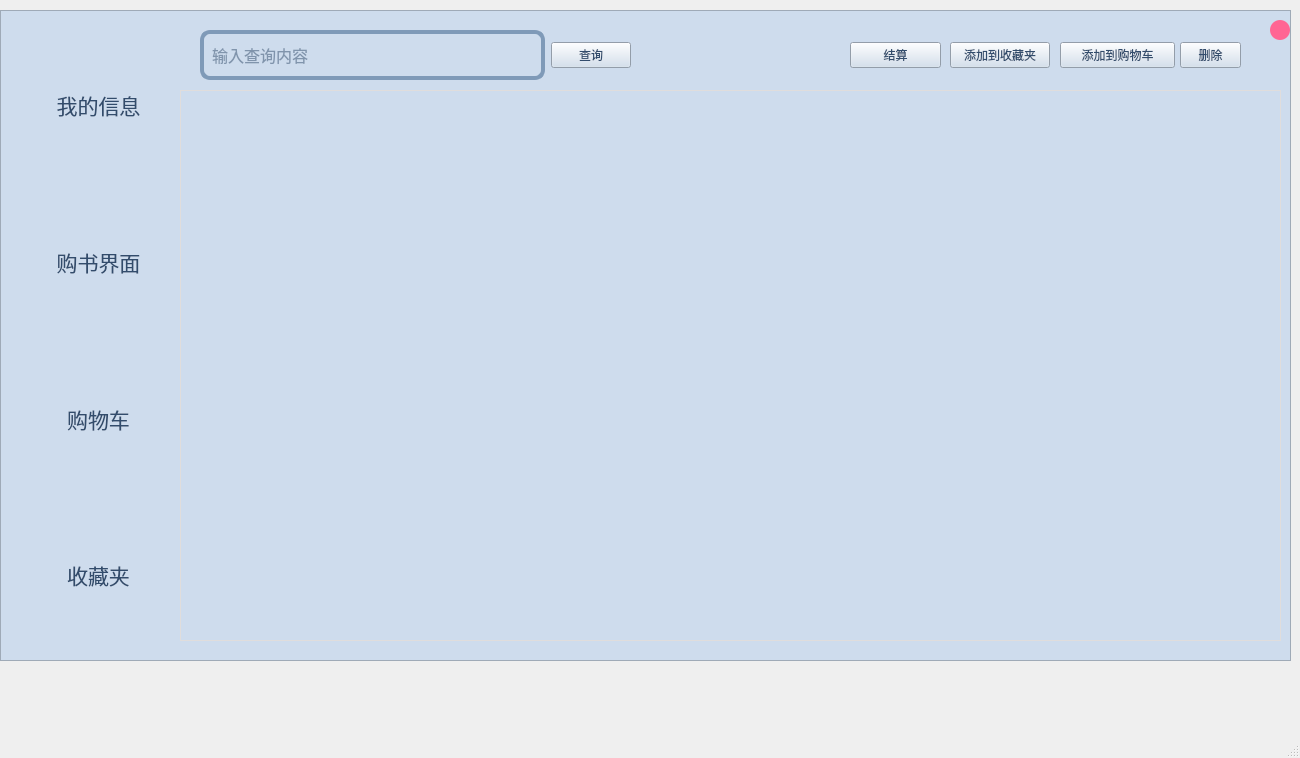
<?xml version="1.0" encoding="UTF-8"?>
<ui version="4.0">
 <class>MainWindow</class>
 <widget class="QMainWindow" name="MainWindow">
  <property name="geometry">
   <rect>
    <x>0</x>
    <y>0</y>
    <width>1300</width>
    <height>758</height>
   </rect>
  </property>
  <property name="windowTitle">
   <string>MainWindow</string>
  </property>
  <widget class="QWidget" name="centralwidget">
   <widget class="QFrame" name="frame">
    <property name="geometry">
     <rect>
      <x>0</x>
      <y>10</y>
      <width>1291</width>
      <height>651</height>
     </rect>
    </property>
    <property name="styleSheet">
     <string notr="true">/*??*/
QWidget
{
color: rgb(50,76,108);  /*????*/
background-color: rgb(206,220,237); /*???*/

}
QWidget#Contents
{
    color: rgb(50,76,108);  /*????*/
    background-color: rgb(206,220,237); /*???*/
}
/*??????*/
QPushButton#btnLogin,#btnLogout,#btnHide,#btnUpdate,#btnSure,#btnAdd,#btnDel
{
    background-color:rgba(189,209,233);/*???*/
    min-height:30px; /*????*/
    min-width:180px; /*????*/
    border-style:solid;/*???? solid?? none??? inset/outset 3D??*/
    border-width:4px; /*??????*/
    border-radius:10px;/*????????*/
    border-color:rgba(127,154,184);/*????*/
    font-size:12pt;/*?? ????*/
    color: rgb(50,76,108);/*????*/
    padding:6px; /*??*/
}
/*??????*/
QPushButton:pressed
{
    background-color:rgba(192,240,255);/*???*/
    border-color:rgba(127,154,184);/*????*/
    border-style:solid;/*???? solid?? none??? inset/outset 3D??*/
    color: rgb(50,76,108);/*????*/
}
/*??????*/
QPushButton#btnLogin:hover,#btnLogout:hover,#btnHide:hover,#btnUpdate:hover,#btnSure:hover,#btnAdd:hover,#btnDel:hover
{
    background-color:rgba(192,221,244);/*???*/
    border-color:rgba(127,154,184);/*????*/
    color: rgb(50,76,108);/*????*/
}
QLineEdit
{
    background-color:rgb(206,220,237);/*???*/
    min-height:30px; /*????*/
    min-width:180px; /*????*/
    border-style:solid;/*???? solid?? none??? inset/outset 3D??*/
    border-width:4px; /*??????*/
    border-radius:10px;/*????????*/
    border-color:rgba(127,154,184);/*????*/
    font-size:12pt;/*?? ????*/
    color: rgb(50,76,108);/*????*/
    padding:6px;/*??*/
}
QCheckBox
{
    color:rgb(50,76,108);/*????*/
    background-color:rgb(206,220,237);/*???*/
}
QComboBox
{
    background-color:rgb(206,220,237);
    color:rgb(50,76,108);/*????*/
    border-style:solid;/*???? solid?? none??? inset/outset 3D??*/
    border-width:4px;/*??????*/
    border-radius:10px;/*????????*/
    border-color:rgba(127,154,184);/*????*/
    min-height:35px; /*????*/
    font-size:12pt;
}
/*??????????*/
QComboBox::drop-down
{
     width:20px;
     border:none;
     background:transparent;
 }
/*????????*/
QComboBox::down-arrow
{
    image:url(:/image/array_down.png);
}
/*??????????*/
QComboBox QAbstractItemView
{
 background-color: rgb(206,220,237); /*???*/
    color: rgb(50,76,108);/*????*/
outline:none;
}
/*??????item*/
QComboBox QAbstractItemView::item
{
    height:30px;
    color:rgb(50,76,108);/*????*/
}
/*???item??*/
QComboBox QAbstractItemView::item:selected
{
    background-color:rgb(206,220,237); /*???*/
    color:rgb(50,76,108);/*????*/
}
QLabel
{
    color:rgb(50,76,108);/*????*/
font-size:12pt;
border:none;/*????*/
}
QTabWidget
{
    background-color: rgb(206,220,237); /*???*/
    color:rgb(50,76,108);/*????*/
}
QTabBar::tab
{
    background-color:rgb(206,220,237); /*???*/
    color:rgb(50,76,108);/*????*/
    font-size:12pt;/*????*/
    height:30px; /*??*/
    min-width:100px;/*??*/
    border-top-left-radius:4px;/*??????????*/
    border-top-right-radius:4px;/*??????????*/
    margin-right: 5px;/*???  ????*/
    padding-left:5px;/*???--????*/
    padding-right:5px;/*???--????*/
}
QTabBar::tab:hover
{
    background-color: rgb(206,220,237); /*???*/
}
QTabBar::tab:selected
{
    background-color: rgb(189,209,233); /*???*/
}
QTableView,QTableWidget{
    background-color:rgb(206,220,237); /*???*/
    color:rgb(50,76,108);/*????*/
    selection-background-color:rgba(192,221,244);/*???*/;/*??????*/
    border:1px solid #E0DDDC;/*???1?????*/
    gridline-color:lightgray;/*????????????????*/
    font:bold 12pt;/*?? ????*/
}
/*??????*/
QHeaderView::section{
    background-color:rgb(206,220,237); /*???*/
    border:0px solid #E0DDDC;/*????????0??????????*/
    border-bottom:1px solid #E0DDDC;/*??????????????????????Table?????????2px?????*/
    min-height:30px;;/*????*/
    font-size:12pt;/*????*/
}
QTreeWidget,QTreeView
{
    background-color:rgb(206,220,237); /*???*/
    color:rgb(50,76,108);/*????*/
    selection-background-color:rgba(5,23,200);/*??????*/
    font-size:12pt;/*????*/
}
/*????*/
QTreeWidget::branch:has-children:!has-siblings:closed,
QTreeWidget::branch:closed:has-children:has-siblings {
    border-image: none;
    image: url(:/image/add-line_horizontal.png);
}
/*????*/
QTreeWidget::branch:open:has-children:!has-siblings,
QTreeWidget::branch:open:has-children:has-siblings  {
    border-image: none;
    image: url(:/image/array_down.png);
}
/*????*/
QTreeView::branch:has-children:!has-siblings:closed,
QTreeView::branch:closed:has-children:has-siblings {
    border-image: none;
    image: url(:/image/add-line_horizontal.png);
}
/*????*/
QTreeView::branch:open:has-children:!has-siblings,
QTreeView::branch:open:has-children:has-siblings  {
    border-image: none;
    image: url(:/image/array_down.png);
}
</string>
    </property>
    <property name="frameShape">
     <enum>QFrame::StyledPanel</enum>
    </property>
    <property name="frameShadow">
     <enum>QFrame::Raised</enum>
    </property>
    <widget class="QPushButton" name="btn_Close">
     <property name="enabled">
      <bool>true</bool>
     </property>
     <property name="geometry">
      <rect>
       <x>1270</x>
       <y>10</y>
       <width>20</width>
       <height>20</height>
      </rect>
     </property>
     <property name="sizePolicy">
      <sizepolicy hsizetype="Fixed" vsizetype="Fixed">
       <horstretch>0</horstretch>
       <verstretch>0</verstretch>
      </sizepolicy>
     </property>
     <property name="minimumSize">
      <size>
       <width>20</width>
       <height>20</height>
      </size>
     </property>
     <property name="maximumSize">
      <size>
       <width>20</width>
       <height>20</height>
      </size>
     </property>
     <property name="styleSheet">
      <string notr="true">QPushButton
{
background:#FF6694;
border-radius:10px;
}
QPushButton:hover
{
background:#FF0000;
}

</string>
     </property>
     <property name="text">
      <string/>
     </property>
    </widget>
    <widget class="QWidget" name="layoutWidget">
     <property name="geometry">
      <rect>
       <x>30</x>
       <y>20</y>
       <width>137</width>
       <height>621</height>
      </rect>
     </property>
     <layout class="QVBoxLayout" name="verticalLayout">
      <item>
       <widget class="QLabel" name="label_8">
        <property name="styleSheet">
         <string notr="true">
QLabel::hover{
	color: rgb(255, 102, 148);
}</string>
        </property>
        <property name="text">
         <string>&lt;html&gt;&lt;head/&gt;&lt;body&gt;&lt;p align=&quot;center&quot;&gt;&lt;span style=&quot; font-size:16pt;&quot;&gt;我的信息&lt;/span&gt;&lt;/p&gt;&lt;/body&gt;&lt;/html&gt;</string>
        </property>
       </widget>
      </item>
      <item>
       <widget class="QLabel" name="label_12">
        <property name="styleSheet">
         <string notr="true">
QLabel::hover{
	color: rgb(255, 102, 148);
}</string>
        </property>
        <property name="text">
         <string>&lt;html&gt;&lt;head/&gt;&lt;body&gt;&lt;p align=&quot;center&quot;&gt;&lt;span style=&quot; font-size:16pt;&quot;&gt;购书界面&lt;/span&gt;&lt;/p&gt;&lt;/body&gt;&lt;/html&gt;</string>
        </property>
       </widget>
      </item>
      <item>
       <widget class="QLabel" name="label_11">
        <property name="styleSheet">
         <string notr="true">
QLabel::hover{
	color: rgb(255, 102, 148);
}</string>
        </property>
        <property name="text">
         <string>&lt;html&gt;&lt;head/&gt;&lt;body&gt;&lt;p align=&quot;center&quot;&gt;&lt;span style=&quot; font-size:16pt;&quot;&gt;购物车&lt;/span&gt;&lt;/p&gt;&lt;/body&gt;&lt;/html&gt;</string>
        </property>
       </widget>
      </item>
      <item>
       <widget class="QLabel" name="label_14">
        <property name="styleSheet">
         <string notr="true">
QLabel::hover{
	color: rgb(255, 102, 148);
}</string>
        </property>
        <property name="text">
         <string>&lt;html&gt;&lt;head/&gt;&lt;body&gt;&lt;p align=&quot;center&quot;&gt;&lt;span style=&quot; font-size:16pt;&quot;&gt;收藏夹&lt;/span&gt;&lt;/p&gt;&lt;/body&gt;&lt;/html&gt;</string>
        </property>
       </widget>
      </item>
     </layout>
    </widget>
    <widget class="QTableWidget" name="tableWidget_Admin">
     <property name="geometry">
      <rect>
       <x>180</x>
       <y>80</y>
       <width>1101</width>
       <height>551</height>
      </rect>
     </property>
     <property name="styleSheet">
      <string notr="true"/>
     </property>
    </widget>
    <widget class="QWidget" name="horizontalLayoutWidget">
     <property name="geometry">
      <rect>
       <x>1180</x>
       <y>20</y>
       <width>61</width>
       <height>51</height>
      </rect>
     </property>
     <layout class="QHBoxLayout" name="horizontalLayout">
      <item>
       <widget class="QPushButton" name="pushButton_2">
        <property name="text">
         <string>删除</string>
        </property>
       </widget>
      </item>
     </layout>
    </widget>
    <widget class="QWidget" name="horizontalLayoutWidget_2">
     <property name="geometry">
      <rect>
       <x>200</x>
       <y>19</y>
       <width>431</width>
       <height>52</height>
      </rect>
     </property>
     <layout class="QHBoxLayout" name="horizontalLayout_2">
      <item>
       <widget class="QLineEdit" name="lineEdit">
        <property name="placeholderText">
         <string>输入查询内容</string>
        </property>
       </widget>
      </item>
      <item>
       <widget class="QPushButton" name="pushButton">
        <property name="text">
         <string>查询</string>
        </property>
       </widget>
      </item>
     </layout>
    </widget>
    <widget class="QWidget" name="horizontalLayoutWidget_3">
     <property name="geometry">
      <rect>
       <x>1060</x>
       <y>20</y>
       <width>115</width>
       <height>51</height>
      </rect>
     </property>
     <layout class="QHBoxLayout" name="horizontalLayout_3">
      <item>
       <widget class="QPushButton" name="pushButton_3">
        <property name="text">
         <string>添加到购物车</string>
        </property>
       </widget>
      </item>
     </layout>
    </widget>
    <widget class="QWidget" name="horizontalLayoutWidget_4">
     <property name="geometry">
      <rect>
       <x>950</x>
       <y>20</y>
       <width>100</width>
       <height>51</height>
      </rect>
     </property>
     <layout class="QHBoxLayout" name="horizontalLayout_4">
      <item>
       <widget class="QPushButton" name="pushButton_4">
        <property name="text">
         <string>添加到收藏夹</string>
        </property>
       </widget>
      </item>
     </layout>
    </widget>
    <widget class="QWidget" name="horizontalLayoutWidget_5">
     <property name="geometry">
      <rect>
       <x>850</x>
       <y>20</y>
       <width>91</width>
       <height>51</height>
      </rect>
     </property>
     <layout class="QHBoxLayout" name="horizontalLayout_5">
      <item>
       <widget class="QPushButton" name="pushButton_5">
        <property name="text">
         <string>结算</string>
        </property>
       </widget>
      </item>
     </layout>
    </widget>
   </widget>
  </widget>
  <widget class="QMenuBar" name="menubar">
   <property name="geometry">
    <rect>
     <x>0</x>
     <y>0</y>
     <width>1300</width>
     <height>22</height>
    </rect>
   </property>
  </widget>
  <widget class="QStatusBar" name="statusbar"/>
 </widget>
 <resources/>
 <connections/>
</ui>
